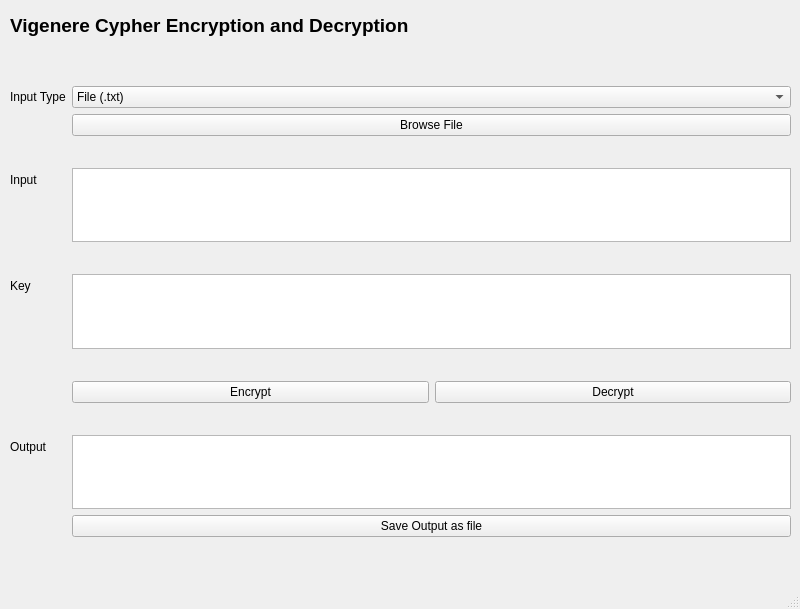
<?xml version="1.0" encoding="UTF-8"?>
<ui version="4.0">
 <class>MainWindow</class>
 <widget class="QMainWindow" name="MainWindow">
  <property name="geometry">
   <rect>
    <x>0</x>
    <y>0</y>
    <width>800</width>
    <height>609</height>
   </rect>
  </property>
  <property name="windowTitle">
   <string>MainWindow</string>
  </property>
  <widget class="QWidget" name="centralwidget">
   <widget class="QWidget" name="formLayoutWidget">
    <property name="geometry">
     <rect>
      <x>10</x>
      <y>60</y>
      <width>781</width>
      <height>477</height>
     </rect>
    </property>
    <layout class="QFormLayout" name="formLayout">
     <item row="0" column="1">
      <spacer name="horizontalSpacer">
       <property name="orientation">
        <enum>Qt::Horizontal</enum>
       </property>
       <property name="sizeHint" stdset="0">
        <size>
         <width>40</width>
         <height>20</height>
        </size>
       </property>
      </spacer>
     </item>
     <item row="1" column="1">
      <widget class="QComboBox" name="input_type_combobox">
       <item>
        <property name="text">
         <string>File (.txt)</string>
        </property>
       </item>
       <item>
        <property name="text">
         <string>Plaintext</string>
        </property>
       </item>
      </widget>
     </item>
     <item row="2" column="1">
      <widget class="QPushButton" name="browse_button">
       <property name="text">
        <string>Browse File</string>
       </property>
      </widget>
     </item>
     <item row="3" column="1">
      <spacer name="horizontalSpacer_4">
       <property name="orientation">
        <enum>Qt::Horizontal</enum>
       </property>
       <property name="sizeHint" stdset="0">
        <size>
         <width>40</width>
         <height>20</height>
        </size>
       </property>
      </spacer>
     </item>
     <item row="4" column="0">
      <widget class="QLabel" name="label">
       <property name="text">
        <string>Input</string>
       </property>
      </widget>
     </item>
     <item row="4" column="1">
      <widget class="QPlainTextEdit" name="input_box"/>
     </item>
     <item row="5" column="1">
      <spacer name="horizontalSpacer_5">
       <property name="orientation">
        <enum>Qt::Horizontal</enum>
       </property>
       <property name="sizeHint" stdset="0">
        <size>
         <width>40</width>
         <height>20</height>
        </size>
       </property>
      </spacer>
     </item>
     <item row="6" column="0">
      <widget class="QLabel" name="label_4">
       <property name="text">
        <string>Key</string>
       </property>
      </widget>
     </item>
     <item row="6" column="1">
      <widget class="QPlainTextEdit" name="key_box"/>
     </item>
     <item row="7" column="1">
      <spacer name="horizontalSpacer_3">
       <property name="orientation">
        <enum>Qt::Horizontal</enum>
       </property>
       <property name="sizeHint" stdset="0">
        <size>
         <width>40</width>
         <height>20</height>
        </size>
       </property>
      </spacer>
     </item>
     <item row="8" column="1">
      <layout class="QHBoxLayout" name="horizontalLayout">
       <item>
        <widget class="QPushButton" name="encrypt_button">
         <property name="text">
          <string>Encrypt</string>
         </property>
        </widget>
       </item>
       <item>
        <widget class="QPushButton" name="decrypt_button">
         <property name="text">
          <string>Decrypt</string>
         </property>
        </widget>
       </item>
      </layout>
     </item>
     <item row="10" column="1">
      <spacer name="horizontalSpacer_2">
       <property name="orientation">
        <enum>Qt::Horizontal</enum>
       </property>
       <property name="sizeHint" stdset="0">
        <size>
         <width>40</width>
         <height>20</height>
        </size>
       </property>
      </spacer>
     </item>
     <item row="1" column="0">
      <widget class="QLabel" name="label_3">
       <property name="text">
        <string>Input Type</string>
       </property>
      </widget>
     </item>
     <item row="11" column="1">
      <widget class="QPlainTextEdit" name="output_box"/>
     </item>
     <item row="11" column="0">
      <widget class="QLabel" name="label_2">
       <property name="text">
        <string>Output</string>
       </property>
      </widget>
     </item>
     <item row="12" column="1">
      <widget class="QPushButton" name="save_button">
       <property name="text">
        <string>Save Output as file</string>
       </property>
      </widget>
     </item>
    </layout>
   </widget>
   <widget class="QLabel" name="vigenere_title">
    <property name="geometry">
     <rect>
      <x>10</x>
      <y>10</y>
      <width>421</width>
      <height>31</height>
     </rect>
    </property>
    <property name="font">
     <font>
      <pointsize>14</pointsize>
      <weight>75</weight>
      <bold>true</bold>
     </font>
    </property>
    <property name="text">
     <string>Vigenere Cypher Encryption and Decryption</string>
    </property>
   </widget>
  </widget>
  <widget class="QMenuBar" name="menubar">
   <property name="geometry">
    <rect>
     <x>0</x>
     <y>0</y>
     <width>800</width>
     <height>22</height>
    </rect>
   </property>
  </widget>
  <widget class="QStatusBar" name="statusbar"/>
 </widget>
 <resources/>
 <connections>
  <connection>
   <sender>browse_button</sender>
   <signal>clicked()</signal>
   <receiver>input_box</receiver>
   <slot>paste()</slot>
   <hints>
    <hint type="sourcelabel">
     <x>109</x>
     <y>145</y>
    </hint>
    <hint type="destinationlabel">
     <x>110</x>
     <y>216</y>
    </hint>
   </hints>
  </connection>
  <connection>
   <sender>input_type_combobox</sender>
   <signal>currentIndexChanged(int)</signal>
   <receiver>browse_button</receiver>
   <slot>toggle()</slot>
   <hints>
    <hint type="sourcelabel">
     <x>239</x>
     <y>118</y>
    </hint>
    <hint type="destinationlabel">
     <x>240</x>
     <y>141</y>
    </hint>
   </hints>
  </connection>
  <connection>
   <sender>encrypt_button</sender>
   <signal>clicked()</signal>
   <receiver>output_box</receiver>
   <slot>paste()</slot>
   <hints>
    <hint type="sourcelabel">
     <x>177</x>
     <y>416</y>
    </hint>
    <hint type="destinationlabel">
     <x>174</x>
     <y>464</y>
    </hint>
   </hints>
  </connection>
  <connection>
   <sender>decrypt_button</sender>
   <signal>clicked()</signal>
   <receiver>output_box</receiver>
   <slot>paste()</slot>
   <hints>
    <hint type="sourcelabel">
     <x>653</x>
     <y>412</y>
    </hint>
    <hint type="destinationlabel">
     <x>660</x>
     <y>462</y>
    </hint>
   </hints>
  </connection>
 </connections>
</ui>
